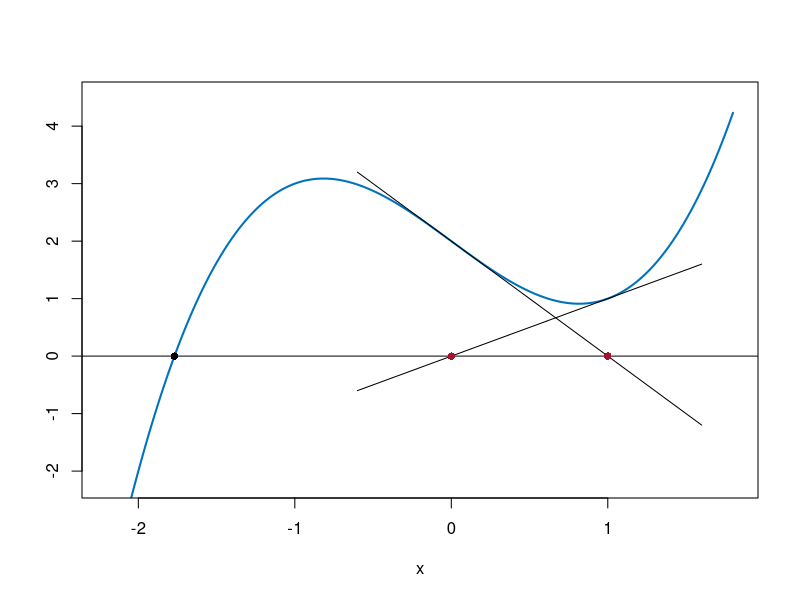

Here is the R script that generated this plot:
# Fig. 1.34: Newton's method without convergence (book, Section 1.5, Eq. 1.44)
# g(x) = x^3 - 2x + 2 with x_0 = 0: the approximations jump between 0 and 1, the root at -1.769 is not found
# (c) 2026 Philipp Kügler · Program for the book "Dynamical Systems in the Life Sciences" · MIT License (see LICENSE)
g <- function(x) x^3 - 2 * x + 2
dg <- function(x) 3 * x^2 - 2

x <- numeric(7)
for (k in 1:6) x[k + 1] <- x[k] - g(x[k]) / dg(x[k])
cat("x_0 ... x_6 =", sprintf("%g", x), "\n")

xs <- -1                                 # with a better initial value it works
for (k in 1:8) xs <- xs - g(xs) / dg(xs)
cat(sprintf("start at -1: root x* = %.6f\n", xs))

xx <- seq(-2.2, 1.8, length.out = 400)
plot(xx, g(xx), type = "l", col = rgb(0, 0.447, 0.741), lwd = 2, ylim = c(-2.2, 4.5), xlab = "x", ylab = "")
abline(h = 0)
zz <- seq(-0.6, 1.6, length.out = 10)
for (a in c(0, 1)) lines(zz, g(a) + dg(a) * (zz - a))   # the two tangents
points(c(0, 1), c(0, 0), pch = 16, col = rgb(0.64, 0.08, 0.18))
points(xs, 0, pch = 16)
